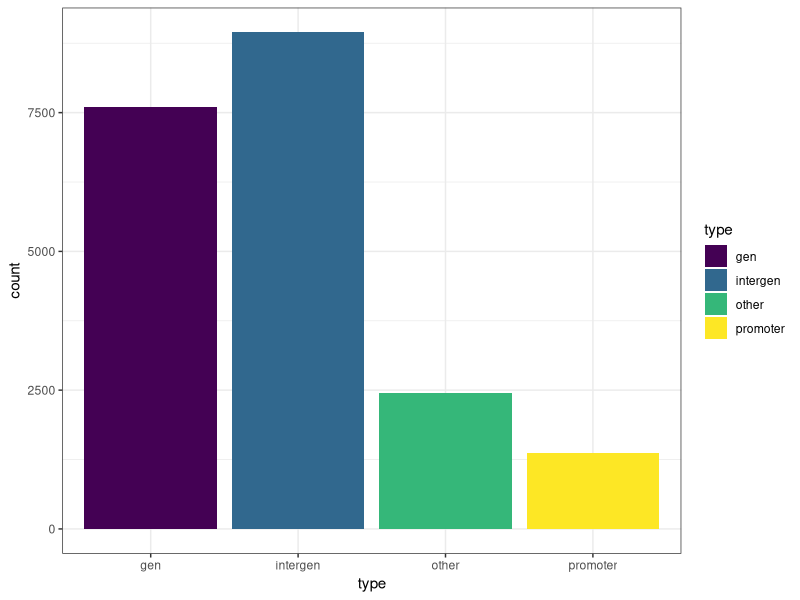
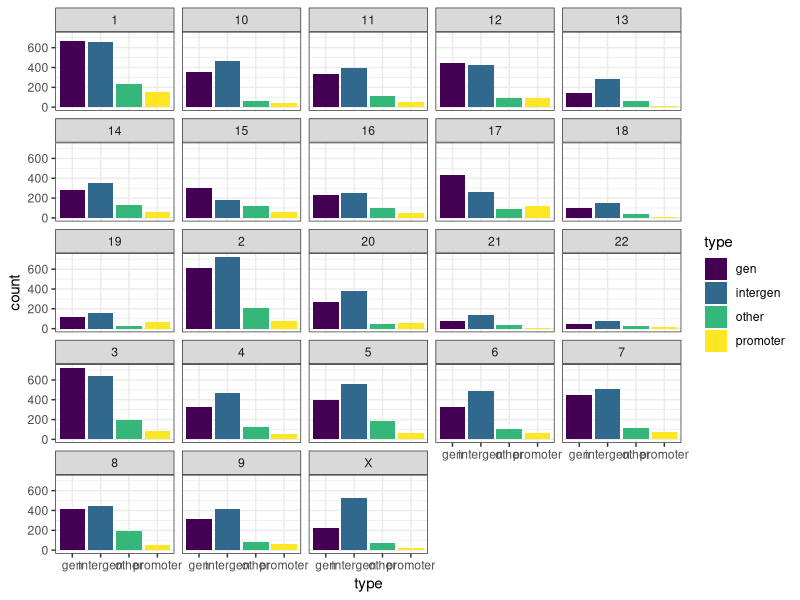

Generate these figures, in order, with R:
library(readr)
library(dplyr)
library(plyr)
library(stringr)
library(IRanges)
library(ggplot2)

chrs <- as.character(c(seq(1:22), "X"))
annot <- read_tsv("data/Biomart_EnsemblG94_GRCh38_p12.txt",
                  col_names = c("id", "chr", "start", "end", "gc", "type", "symbol"),
                  col_types = cols(col_character(), col_character(), col_integer(), 
                                   col_integer(), col_double(), col_character(), col_character()),
                  skip = 1)
annot <- annot %>% filter(chr %in% chrs)
protein_coding <- annot %>% filter(type == "protein_coding")
non_protein_coding <- annot %>% filter(type != "protein_coding")

ctcfs <- read_tsv("data/filtered_ctcfs.tsv")
ctcfs <- ctcfs %>% mutate(chr = str_remove(chr, "chr")) %>% 
  filter(chr %in% chrs)

promoters <- protein_coding %>% mutate(end = start + 5000, start = start - 5000)
genes <- protein_coding %>% mutate(start = start + 5000)
genes <- genes %>% filter(end > start)

ctcfs_hits <- parallel::mclapply(X = chrs, mc.cores = 23, FUN = function(ch){
  chr_ctcfs <- ctcfs %>% filter(chr == ch)
  chr_genes <- genes %>% filter(chr == ch)
  chr_promoters <- promoters %>% filter(chr == ch)
  chr_other <- non_protein_coding %>% filter(chr == ch)
  
  cranges <- IRanges(start = chr_ctcfs$start, end = chr_ctcfs$end, names = chr_ctcfs$id)
  granges <- IRanges(start = chr_genes$start, end = chr_genes$end, names = chr_genes$id)
  pranges <- IRanges(start = chr_promoters$start, end = chr_promoters$end, names = chr_promoters$id)
  oranges <- IRanges(start = chr_other$start, end = chr_other$end, names = chr_other$id)
  
  chr_ctcfs <- chr_ctcfs %>% mutate(phits = countOverlaps(cranges, pranges, type = "within"), 
                            ghits = countOverlaps(cranges, granges, type = "within"),
                            ohits = countOverlaps(cranges, oranges, type = "within"))
  
  promoters <- as.data.frame(findOverlaps(cranges, pranges, type = "within"))
  promoters <- promoters %>% 
    mutate(ctcf = chr_ctcfs$id[queryHits], sequence = chr_promoters$id[subjectHits], type = "promoter")
  
  genes <- as.data.frame(findOverlaps(cranges, granges, type = "within"))
  genes <- genes %>% 
    mutate(ctcf = chr_ctcfs$id[queryHits], sequence = chr_genes$id[subjectHits], type = "gene")
  
  others <- as.data.frame(findOverlaps(cranges, oranges, type = "within"))
  others <- others %>% 
    mutate(ctcf = chr_ctcfs$id[queryHits], sequence = chr_other$id[subjectHits], type = "other")
  
  hs <- bind_rows(promoters, genes, others) %>% select(ctcf, sequence, type)
  return(list(ctcfs = chr_ctcfs, hits = hs))
})

class_ctcfs <- ldply(lapply(ctcfs_hits, "[[", "ctcfs"))
ctcfs_hits <- ldply(lapply(ctcfs_hits, "[[", "hits"))

class_ctcfs <- class_ctcfs %>% mutate(type = case_when(phits > 0 ~ "promoter",
                                        ghits > 0 ~ "gen",
                                        ohits > 0 ~ "other",
                                        TRUE ~ "intergen"))

png(paste0("figures/ctcfs/class-barplot-all.png"), width = 800, height = 600)
ggplot(class_ctcfs, aes(x = type, fill = type)) +
  geom_bar() +
  theme_bw() +
  scale_fill_viridis_d() 
dev.off()

png(paste0("figures/ctcfs/class-barplot-all-bychr.png"), width = 1200, height = 1200)
ggplot(class_ctcfs, aes(x = type, fill = type)) +
  geom_bar() +
  theme_bw() +
  scale_fill_viridis_d() + 
  facet_wrap(~chr)
dev.off()

write_tsv(class_ctcfs, path = "data/class_ctcfs.tsv")
write_tsv(ctcfs_hits, path = "data/ctcfs_hits.tsv")
